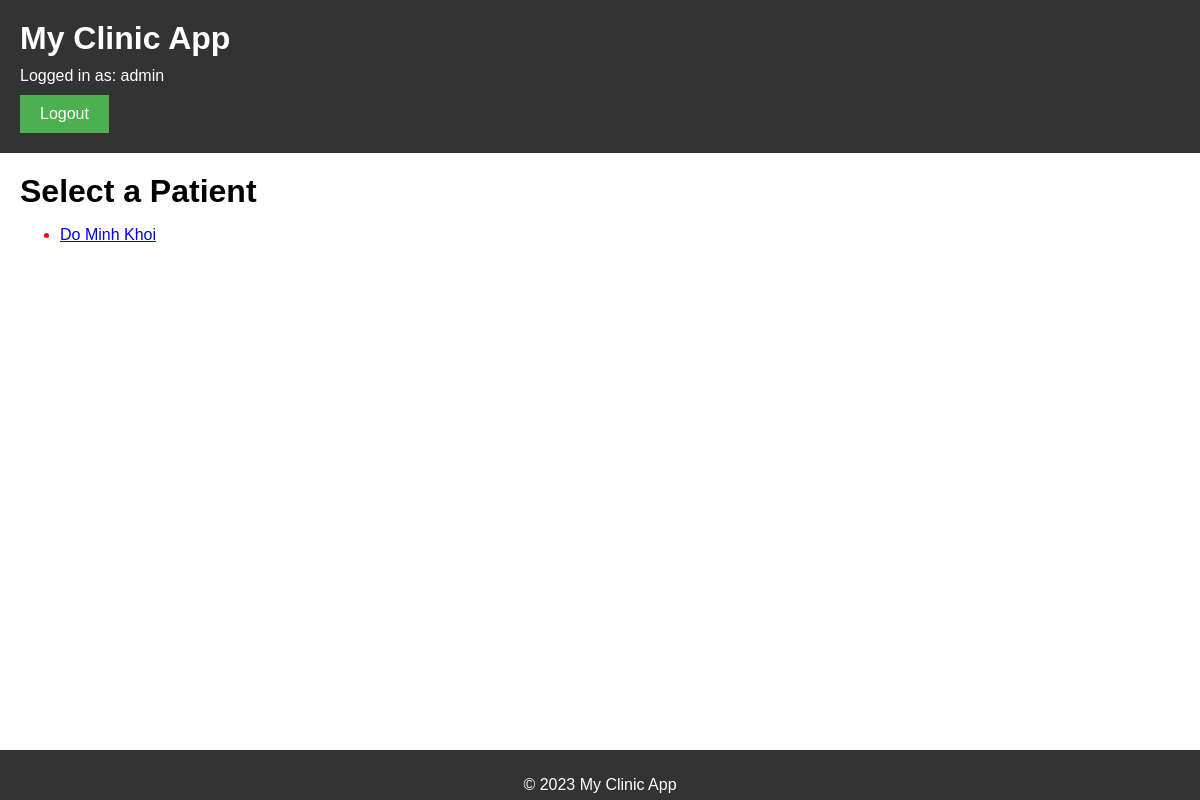
The page /collect_fees/ (signed in) on the database as committed earlier.
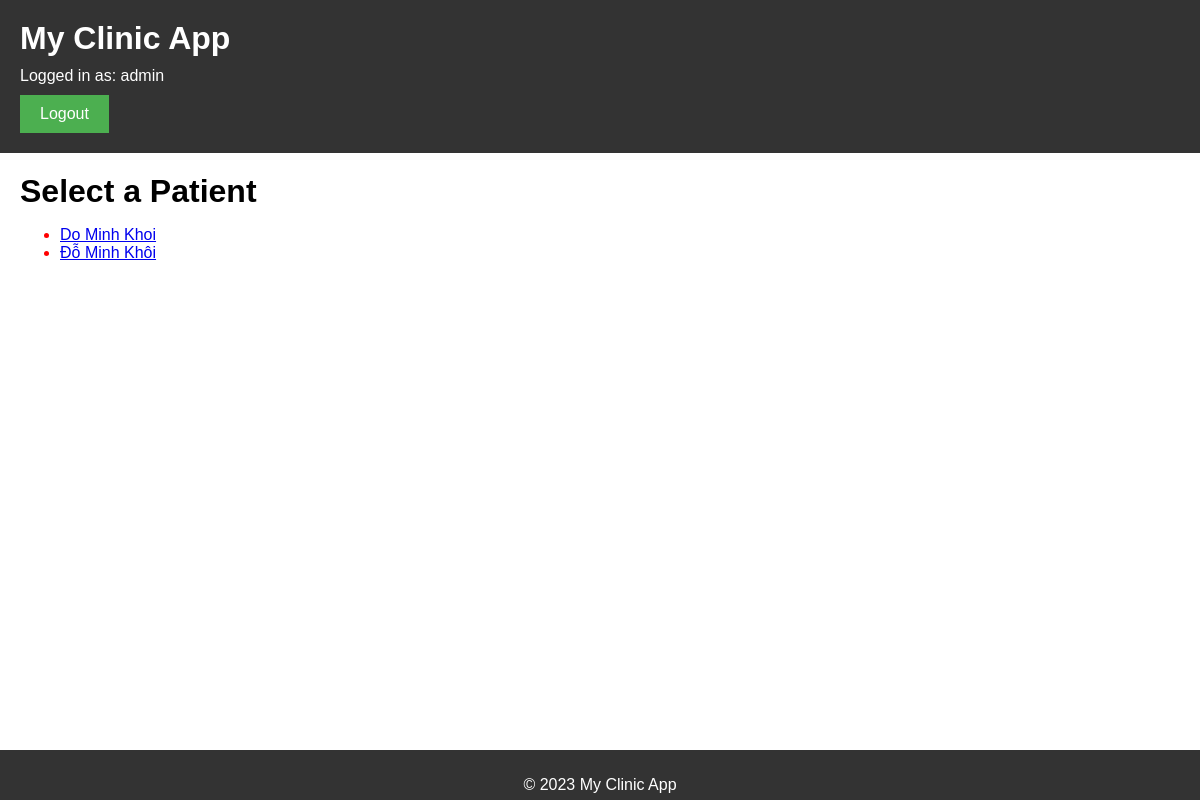
The same page on the database as committed later.
### dashboardguiv2/models.py (models this page shows, shortened)
class Patient(models.Model):
    name = models.CharField(max_length=100)
    date_of_birth = models.DateField()

### dashboardguiv2/views.py (the view, shortened to what this page needs)
# urls.py: path('collect_fees/', login_required(views.collect_fees), name='collect_fees'),
def collect_fees(request, patient_id=None):
    if patient_id is None:
        patients = Patient.objects.all()
        return render(request, 'select_patient.html', {'patients': patients})

### dashboardguiv2/templates/select_patient.html
{% extends 'base.html' %}
{% block content %}
  <h1>Select a Patient</h1>
  <ul>
    {% for patient in patients %}
      <li><a href="{% url 'dashboardguiv2:collect_fees' patient_id=patient.id %}">{{ patient.name }}</a></li>
    {% endfor %}
  </ul>
{% endblock %}

### dashboardguiv2/templates/base.html (shortened to what this page needs)
<!DOCTYPE html>
{% load static %}
<html>
<head>
    <link rel="stylesheet" type="text/css" href="{% static 'styles.css' %}">
</head>
<body>
    <header>
        <h1>My Clinic App</h1>
        {% if user.is_authenticated %}
            <p>Logged in as: {{ user.username }}</p>
            <form action="{% url 'dashboardguiv2:logout' %}" method="post">
                <button type="submit">Logout</button>
            </form>
        {% endif %}
    </header>
    <main>
        {% block content %}
        {% endblock %}
    </main>
    <footer>
        <p>&copy; 2023 My Clinic App</p>
    </footer>
</body>
</html>

### static/styles.css (style rules this page uses)
body { font-family: Arial, sans-serif; margin: 0; padding: 0; }
header { background-color: #333; color: #fff; padding: 20px; }
h1 { margin: 0; }
header p { margin: 10px 0; }
form { display: inline; }
button { background-color: #4CAF50; color: #fff; border: none; padding: 10px 20px; text-align: center; text-decoration: none; display: inline-block; font-size: 16px; margin: 0; cursor: pointer; }
main { padding: 20px; }
footer { background-color: #333; color: #fff; text-align: center; border-top: solid 1px; width: 100%; height: 40px; padding-top: 10px; position: absolute; bottom: 0; }
li { color: red; }
body { margin: 0; font-family: Arial, Helvetica, sans-serif; }

Rows that differ between the two databases and show on the page:
added Patient: name "Đỗ Minh Khôi"
